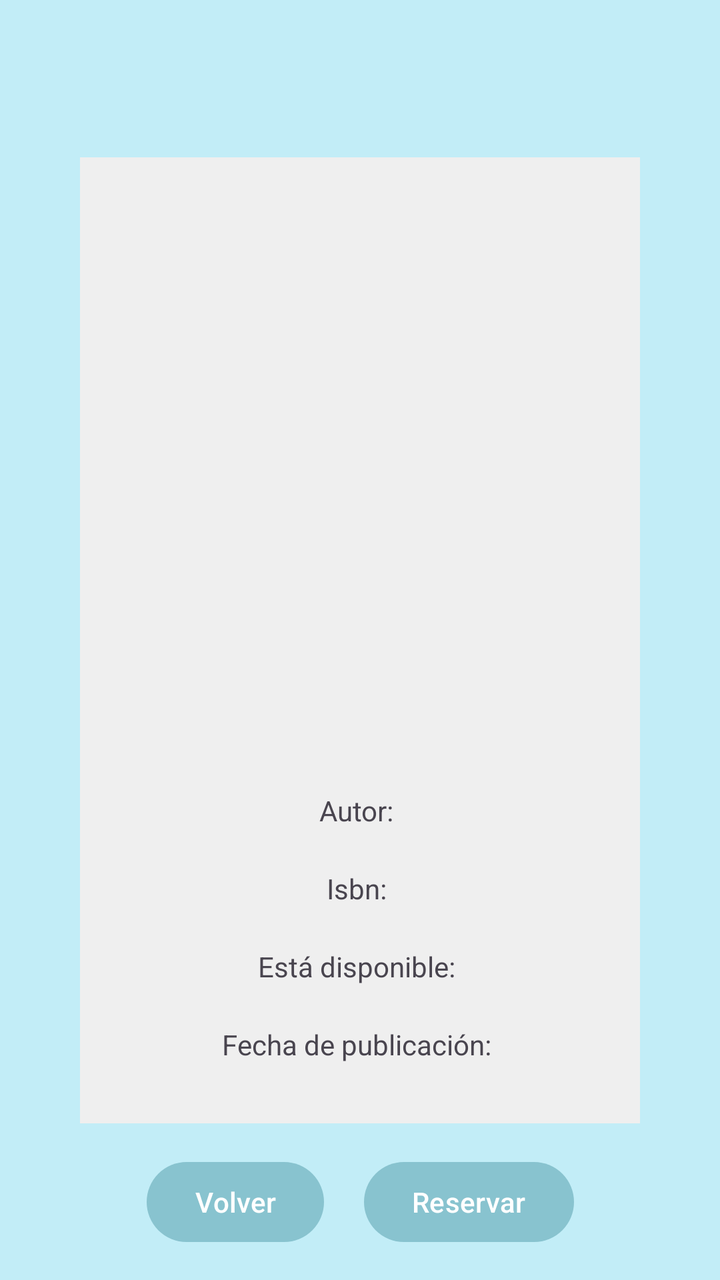
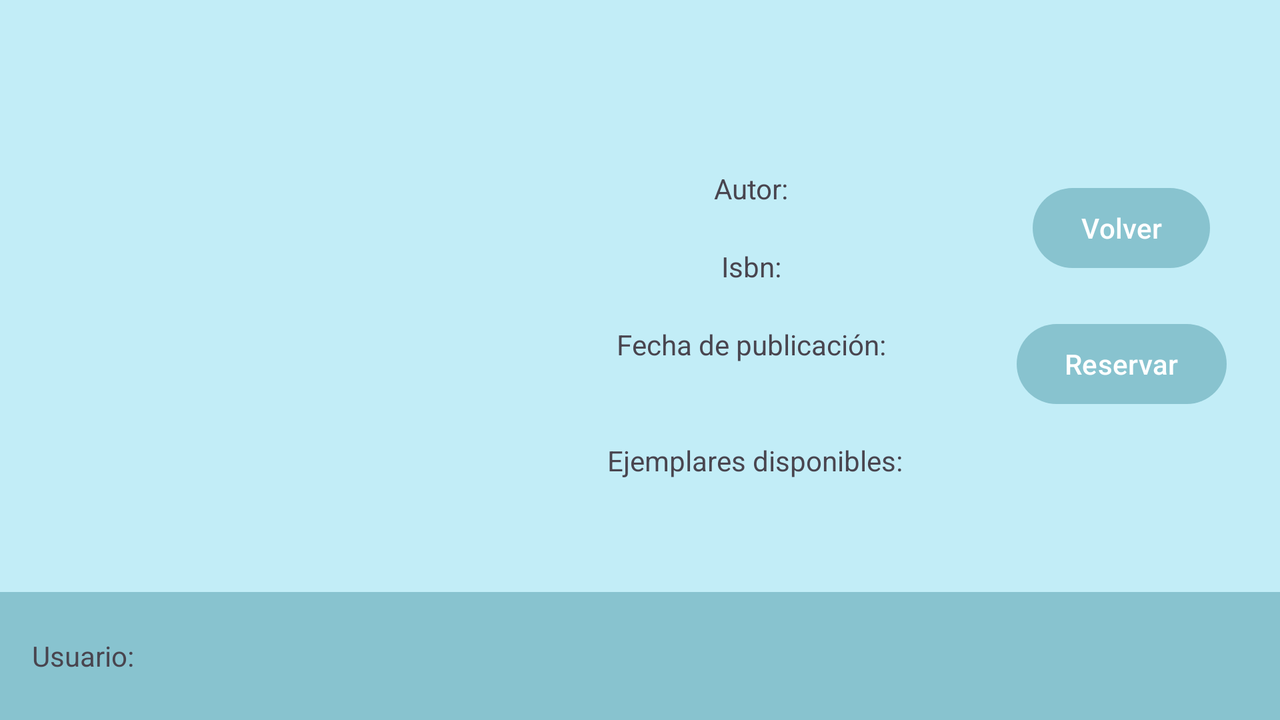

An Android layout and its configuration variant, each rendered on a device that would load it. The default file and the variant file are quoted in full after the pictures.
<!-- AndroidManifest.xml: application theme Theme.BiblioTeis -->
<!-- res/layout/activity_detalles.xml -->
<?xml version="1.0" encoding="utf-8"?>
<androidx.constraintlayout.widget.ConstraintLayout xmlns:android="http://schemas.android.com/apk/res/android"
    xmlns:app="http://schemas.android.com/apk/res-auto"
    xmlns:tools="http://schemas.android.com/tools"
    android:id="@+id/main"
    android:layout_width="match_parent"
    android:layout_height="match_parent"
    tools:context=".DetallesActivity">

    <LinearLayout
        android:id="@+id/linearLayout2"
        android:layout_width="wrap_content"
        android:layout_height="wrap_content"
        android:background="#efefef"
        android:gravity="center"
        android:orientation="vertical"
        android:padding="20dp"
        app:layout_constraintBottom_toBottomOf="parent"
        app:layout_constraintEnd_toEndOf="parent"
        app:layout_constraintStart_toStartOf="parent"
        app:layout_constraintTop_toTopOf="parent">

        <ImageView
            android:id="@+id/imgLibroDetalle"
            android:layout_width="200dp"
            android:layout_height="200dp"
            android:layout_margin="20dp" />

        <LinearLayout
            android:layout_width="wrap_content"
            android:layout_height="wrap_content"
            android:layout_margin="10dp"
            android:orientation="horizontal">

            <TextView
                android:id="@+id/txtTitulo"
                android:layout_width="wrap_content"
                android:layout_height="wrap_content"
                android:text=""
                android:textSize="20sp"
                android:textStyle="bold" />
        </LinearLayout>

        <LinearLayout
            android:layout_width="wrap_content"
            android:layout_height="wrap_content"
            android:layout_margin="10dp"
            android:orientation="horizontal">

            <TextView
                android:layout_width="wrap_content"
                android:layout_height="wrap_content"
                android:text="Autor: " />

            <TextView
                android:id="@+id/txtAuthor"
                android:layout_width="wrap_content"
                android:layout_height="wrap_content"
                android:text="" />
        </LinearLayout>

        <LinearLayout
            android:layout_width="wrap_content"
            android:layout_height="wrap_content"
            android:layout_margin="10dp"
            android:orientation="horizontal">

            <TextView
                android:layout_width="wrap_content"
                android:layout_height="wrap_content"
                android:text="Isbn: " />

            <TextView
                android:id="@+id/txtIsbn"
                android:layout_width="wrap_content"
                android:layout_height="wrap_content"
                android:text="" />
        </LinearLayout>

        <LinearLayout
            android:layout_width="wrap_content"
            android:layout_height="wrap_content"
            android:layout_margin="10dp"
            android:orientation="horizontal">

            <TextView
                android:layout_width="wrap_content"
                android:layout_height="wrap_content"
                android:text="Está disponible: " />

            <TextView
                android:id="@+id/txtDisponible"
                android:layout_width="wrap_content"
                android:layout_height="wrap_content"
                android:text="" />
        </LinearLayout>

        <LinearLayout
            android:layout_width="wrap_content"
            android:layout_height="wrap_content"
            android:layout_margin="10dp"
            android:orientation="horizontal">

            <TextView
                android:layout_width="wrap_content"
                android:layout_height="wrap_content"
                android:text="Fecha de publicación: " />

            <TextView
                android:id="@+id/txtFecha"
                android:layout_width="wrap_content"
                android:layout_height="wrap_content"
                android:text="" />
        </LinearLayout>

    </LinearLayout>

    <LinearLayout
        android:layout_width="wrap_content"
        android:layout_height="wrap_content"
        android:orientation="horizontal"
        app:layout_constraintBottom_toBottomOf="parent"
        app:layout_constraintEnd_toEndOf="parent"
        app:layout_constraintStart_toStartOf="parent"
        app:layout_constraintTop_toBottomOf="@+id/linearLayout2">

        <Button
            android:id="@+id/btnVolverDetalle"
            android:layout_width="wrap_content"
            android:layout_height="wrap_content"
            android:text="Volver"
            android:layout_margin="10dp"/>

        <Button
            android:id="@+id/btnReservar"
            android:layout_width="wrap_content"
            android:layout_height="wrap_content"
            android:text="Reservar"
            android:layout_margin="10dp"/>



    </LinearLayout>


</androidx.constraintlayout.widget.ConstraintLayout>
<!-- resources referenced by this layout -->
<resources>
  <style name="Theme.BiblioTeis" parent="Base.Theme.BiblioTeis" />
  <style name="Base.Theme.BiblioTeis" parent="Theme.Material3.DayNight.NoActionBar">
          
          <item name="colorPrimary">@color/primary</item>
          <item name="colorPrimaryVariant">@color/primary_dark</item>
          <item name="colorOnPrimary">@color/white</item>
          <item name="colorOnPrimaryFixedVariant">@color/white</item>
  
  
          <item name="colorSecondary">@color/secondary_light</item>
          <item name="colorOnSecondary">@color/white</item>
          <item name="colorSecondaryVariant">@color/secondary_dark</item>
          <item name="colorOnSecondaryFixedVariant">@color/white</item>
  
          <item name="android:colorBackground">@color/background_light</item>
          <item name="android:textColorPrimary">@color/black</item>
  
      </style>
  <color name="primary">#88c3cf</color>
  <color name="primary_dark">#6099a5</color>
  <color name="white">#FFFFFFFF</color>
  <color name="secondary_light">#38737f</color>
  <color name="secondary_dark">#084f5a</color>
  <color name="background_light">#c2edf7</color>
  <color name="black">#FF000000</color>
</resources>
<!-- res/layout-land/activity_detalles.xml (the repository's variant of the layout above) -->
<!-- drawn on the phone turned sideways -->
<?xml version="1.0" encoding="utf-8"?>
<androidx.constraintlayout.widget.ConstraintLayout xmlns:android="http://schemas.android.com/apk/res/android"
    xmlns:app="http://schemas.android.com/apk/res-auto"
    xmlns:tools="http://schemas.android.com/tools"
    android:id="@+id/main"
    android:layout_width="match_parent"
    android:layout_height="match_parent"
    tools:context=".detallesActivity.DetallesActivity">

    <ImageView
        android:id="@+id/imgLibroDetalle"
        android:layout_width="200dp"
        android:layout_height="200dp"
        android:layout_margin="20dp"
        android:layout_marginEnd="61dp"
        android:layout_marginBottom="147dp"
        app:layout_constraintBottom_toTopOf="@+id/tbDetalles"
        app:layout_constraintEnd_toStartOf="@+id/linearLayout2"
        app:layout_constraintStart_toStartOf="parent"
        app:layout_constraintTop_toTopOf="parent" />

    <LinearLayout
        android:id="@+id/linearLayout2"
        android:layout_width="wrap_content"
        android:layout_height="wrap_content"
        android:gravity="center"
        android:orientation="vertical"
        android:padding="20dp"
        app:layout_constraintBottom_toTopOf="@id/tbDetalles"
        app:layout_constraintEnd_toStartOf="@id/linearLayout3"
        app:layout_constraintStart_toEndOf="@id/imgLibroDetalle"
        app:layout_constraintTop_toTopOf="parent">


        <LinearLayout
            android:layout_width="wrap_content"
            android:layout_height="wrap_content"
            android:layout_margin="10dp"
            android:orientation="horizontal">

            <TextView
                android:id="@+id/txtTitulo"
                android:layout_width="wrap_content"
                android:layout_height="wrap_content"
                android:text=""
                android:textSize="20sp"
                android:textStyle="bold" />
        </LinearLayout>

        <LinearLayout
            android:layout_width="wrap_content"
            android:layout_height="wrap_content"
            android:layout_margin="10dp"
            android:orientation="horizontal">

            <TextView
                android:layout_width="wrap_content"
                android:layout_height="wrap_content"
                android:text="Autor: " />

            <TextView
                android:id="@+id/txtAuthor"
                android:layout_width="wrap_content"
                android:layout_height="wrap_content"
                android:text="" />
        </LinearLayout>

        <LinearLayout
            android:layout_width="wrap_content"
            android:layout_height="wrap_content"
            android:layout_margin="10dp"
            android:orientation="horizontal">

            <TextView
                android:layout_width="wrap_content"
                android:layout_height="wrap_content"
                android:text="Isbn: " />

            <TextView
                android:id="@+id/txtIsbn"
                android:layout_width="wrap_content"
                android:layout_height="wrap_content"
                android:text="" />
        </LinearLayout>

        <LinearLayout
            android:layout_width="wrap_content"
            android:layout_height="wrap_content"
            android:layout_margin="10dp"
            android:orientation="vertical">

            <TextView
                android:layout_width="wrap_content"
                android:layout_height="wrap_content"
                android:layout_gravity="center"
                android:text="Fecha de publicación: " />

            <TextView
                android:id="@+id/txtFechaPublicacion"
                android:layout_width="wrap_content"
                android:layout_height="wrap_content"
                android:layout_gravity="center"
                android:text="" />
        </LinearLayout>

        <LinearLayout
            android:layout_width="wrap_content"
            android:layout_height="wrap_content"
            android:layout_margin="10dp"
            android:orientation="vertical">

            <TextView
                android:layout_width="wrap_content"
                android:layout_height="wrap_content"
                android:layout_gravity="center"
                android:text="Ejemplares disponibles:" />

            <TextView
                android:id="@+id/txtDetallesBookStats"
                android:layout_width="wrap_content"
                android:layout_height="wrap_content"
                android:layout_gravity="center" />
        </LinearLayout>

        <LinearLayout
            android:id="@+id/linearDevolucion"
            android:layout_width="wrap_content"
            android:layout_height="wrap_content"
            android:layout_margin="10dp"
            android:orientation="vertical"
            android:visibility="gone">

            <TextView
                android:layout_width="wrap_content"
                android:layout_height="wrap_content"
                android:text="Fecha de devolución: " />

            <TextView
                android:id="@+id/txtFechaDevolucion"
                android:layout_width="wrap_content"
                android:layout_height="wrap_content"
                android:layout_gravity="center"
                android:text="" />
        </LinearLayout>

    </LinearLayout>

    <LinearLayout
        android:id="@+id/linearLayout3"
        android:layout_width="wrap_content"
        android:layout_height="wrap_content"
        android:orientation="vertical"
        android:gravity="center"
        app:layout_constraintTop_toTopOf="parent"
        app:layout_constraintBottom_toTopOf="@id/tbDetalles"
        app:layout_constraintEnd_toEndOf="parent"
        app:layout_constraintStart_toEndOf="@id/linearLayout2">

        <Button
            android:id="@+id/btnVolverDetalle"
            android:layout_width="wrap_content"
            android:layout_height="wrap_content"
            android:layout_margin="10dp"
            android:text="Volver" />

        <Button
            android:id="@+id/btnReservar"
            android:layout_width="wrap_content"
            android:layout_height="wrap_content"
            android:layout_margin="10dp"
            android:text="Reservar" />


    </LinearLayout>

    <androidx.appcompat.widget.Toolbar
        android:id="@+id/tbDetalles"
        android:layout_width="match_parent"
        android:layout_height="wrap_content"
        android:background="?attr/colorPrimary"
        android:minHeight="?attr/actionBarSize"
        android:theme="?attr/actionBarTheme"
        app:layout_constraintBottom_toBottomOf="parent"
        app:layout_constraintEnd_toEndOf="parent"
        app:layout_constraintStart_toStartOf="parent">

        <TextView
            android:id="@+id/txtDetallesUsuario"
            android:layout_width="wrap_content"
            android:layout_height="wrap_content"
            android:text="Usuario: " />

        <TextView
            android:id="@+id/txtDetallesNombre"
            android:layout_width="wrap_content"
            android:layout_height="wrap_content"
            android:textSize="20sp"
            android:textStyle="bold" />
    </androidx.appcompat.widget.Toolbar>


</androidx.constraintlayout.widget.ConstraintLayout>
